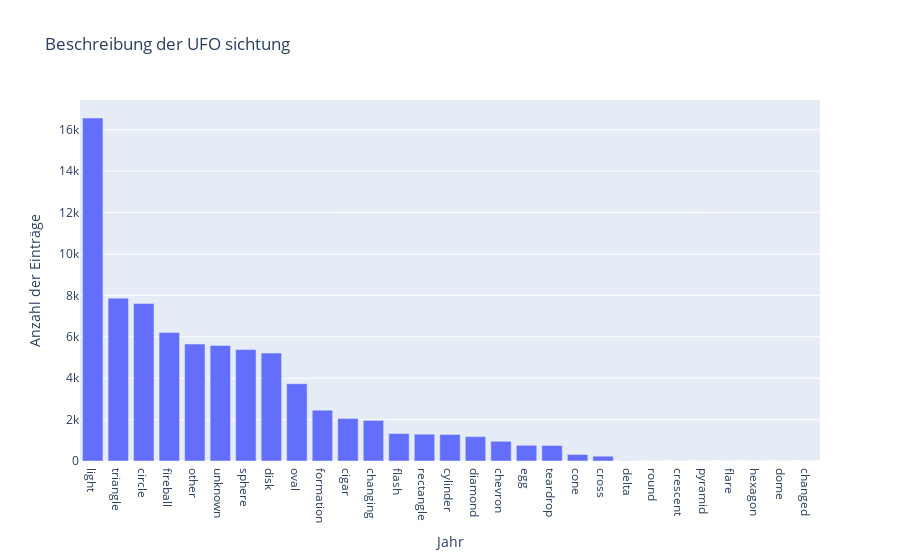

Source (notebook cell):
### Markdown cell above
## Most Common Word Description

### Code cell
# Daten einlesen
df = pd.read_csv('data/ufo_data.csv')



# group by year and counting entry 
jahreszahl_count = df['shape'].value_counts()

fig = go.Figure(data=[go.Bar(x=jahreszahl_count.index, y=jahreszahl_count.values)])

fig.update_layout(title='Beschreibung der UFO sichtung',
                  xaxis_title='Jahr',
                  yaxis_title='Anzahl der Einträge')

fig.show()

### Figure 1 — Plotly figure (JSON) as saved in the notebook; plotly's stock layout.template omitted (floating-point values rounded to 4 significant figures)
{"data": [{"type": "bar", "x": ["light", "triangle", "circle", "fireball", "other", "unknown", "sphere", "disk", "oval", "formation", "cigar", "changing", "flash", "rectangle", "cylinder", "diamond", "chevron", "egg", "teardrop", "cone", "cross", "delta", "round", "crescent", "pyramid", "flare", "hexagon", "dome", "changed"], "y": [16565, 7865, 7608, 6208, 5649, 5584, 5387, 5213, 3733, 2457, 2057, 1962, 1328, 1297, 1283, 1178, 952, 759, 750, 316, 233, 7, 2, 2, 1, 1, 1, 1, 1]}], "layout": {"title": {"text": "Beschreibung der UFO sichtung"}, "xaxis": {"title": {"text": "Jahr"}}, "yaxis": {"title": {"text": "Anzahl der Einträge"}}}}
